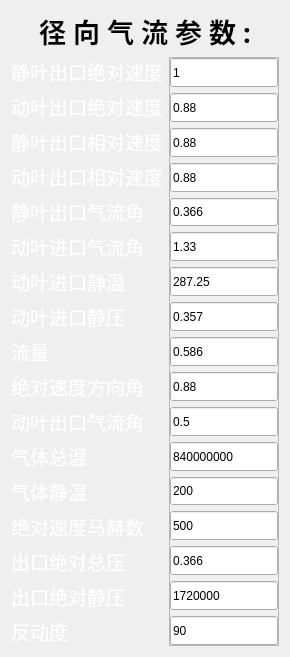
        <widget class="QWidget" name="widget1" native="true">
         <layout class="QVBoxLayout" name="verticalLayout_18">
          <item>
           <widget class="QLabel" name="label_5">
            <property name="maximumSize">
             <size>
              <width>16777215</width>
              <height>16777215</height>
             </size>
            </property>
            <property name="font">
             <font>
              <family>Arial Black</family>
              <pointsize>20</pointsize>
              <weight>75</weight>
              <bold>true</bold>
             </font>
            </property>
            <property name="layoutDirection">
             <enum>Qt::LeftToRight</enum>
            </property>
            <property name="text">
             <string>径 向 气 流 参 数 :</string>
            </property>
            <property name="alignment">
             <set>Qt::AlignCenter</set>
            </property>
           </widget>
          </item>
          <item>
           <layout class="QHBoxLayout" name="horizontalLayout_9">
            <item>
             <layout class="QVBoxLayout" name="verticalLayout_19">
              <property name="bottomMargin">
               <number>0</number>
              </property>
              <item>
               <widget class="QLabel" name="label_yiwei_84">
                <property name="sizePolicy">
                 <sizepolicy hsizetype="Preferred" vsizetype="Expanding">
                  <horstretch>0</horstretch>
                  <verstretch>0</verstretch>
                 </sizepolicy>
                </property>
                <property name="font">
                 <font>
                  <family>Algerian</family>
                  <pointsize>14</pointsize>
                  <weight>50</weight>
                  <bold>false</bold>
                 </font>
                </property>
                <property name="layoutDirection">
                 <enum>Qt::LeftToRight</enum>
                </property>
                <property name="styleSheet">
                 <string notr="true">color: rgb(255, 255, 255);
</string>
                </property>
                <property name="text">
                 <string>&lt;html&gt;&lt;head/&gt;&lt;body&gt;&lt;p&gt;静叶出口绝对速度&lt;/p&gt;&lt;/body&gt;&lt;/html&gt;</string>
                </property>
               </widget>
              </item>
              <item>
               <widget class="QLabel" name="label_yiwei_116">
                <property name="sizePolicy">
                 <sizepolicy hsizetype="Preferred" vsizetype="Expanding">
                  <horstretch>0</horstretch>
                  <verstretch>0</verstretch>
                 </sizepolicy>
                </property>
                <property name="font">
                 <font>
                  <family>Algerian</family>
                  <pointsize>14</pointsize>
                  <weight>50</weight>
                  <bold>false</bold>
                 </font>
                </property>
                <property name="layoutDirection">
                 <enum>Qt::LeftToRight</enum>
                </property>
                <property name="styleSheet">
                 <string notr="true">color: rgb(255, 255, 255);
</string>
                </property>
                <property name="text">
                 <string>&lt;html&gt;&lt;head/&gt;&lt;body&gt;&lt;p&gt;动叶出口绝对速度&lt;/p&gt;&lt;/body&gt;&lt;/html&gt;</string>
                </property>
               </widget>
              </item>
              <item>
               <widget class="QLabel" name="label_yiwei_117">
                <property name="sizePolicy">
                 <sizepolicy hsizetype="Preferred" vsizetype="Expanding">
                  <horstretch>0</horstretch>
                  <verstretch>0</verstretch>
                 </sizepolicy>
                </property>
                <property name="font">
                 <font>
                  <family>Algerian</family>
                  <pointsize>14</pointsize>
                  <weight>50</weight>
                  <bold>false</bold>
                 </font>
                </property>
                <property name="layoutDirection">
                 <enum>Qt::LeftToRight</enum>
                </property>
                <property name="styleSheet">
                 <string notr="true">color: rgb(255, 255, 255);
</string>
                </property>
                <property name="text">
                 <string>&lt;html&gt;&lt;head/&gt;&lt;body&gt;&lt;p&gt;静叶出口相对速度&lt;/p&gt;&lt;/body&gt;&lt;/html&gt;</string>
                </property>
               </widget>
              </item>
              <item>
               <widget class="QLabel" name="label_yiwei_85">
                <property name="sizePolicy">
                 <sizepolicy hsizetype="Preferred" vsizetype="Expanding">
                  <horstretch>0</horstretch>
                  <verstretch>0</verstretch>
                 </sizepolicy>
                </property>
                <property name="font">
                 <font>
                  <family>Algerian</family>
                  <pointsize>14</pointsize>
                  <weight>50</weight>
                  <bold>false</bold>
                 </font>
                </property>
                <property name="layoutDirection">
                 <enum>Qt::LeftToRight</enum>
                </property>
                <property name="styleSheet">
                 <string notr="true">color: rgb(255, 255, 255);
</string>
                </property>
                <property name="text">
                 <string>&lt;html&gt;&lt;head/&gt;&lt;body&gt;&lt;p&gt;动叶出口相对速度&lt;/p&gt;&lt;/body&gt;&lt;/html&gt;</string>
                </property>
               </widget>
              </item>
              <item>
               <widget class="QLabel" name="label_yiwei_86">
                <property name="sizePolicy">
                 <sizepolicy hsizetype="Preferred" vsizetype="Expanding">
                  <horstretch>0</horstretch>
                  <verstretch>0</verstretch>
                 </sizepolicy>
                </property>
                <property name="font">
                 <font>
                  <family>Algerian</family>
                  <pointsize>14</pointsize>
                  <weight>50</weight>
                  <bold>false</bold>
                 </font>
                </property>
                <property name="layoutDirection">
                 <enum>Qt::LeftToRight</enum>
                </property>
                <property name="styleSheet">
                 <string notr="true">color: rgb(255, 255, 255);
</string>
                </property>
                <property name="text">
                 <string>&lt;html&gt;&lt;head/&gt;&lt;body&gt;&lt;p&gt;静叶出口气流角&lt;/p&gt;&lt;/body&gt;&lt;/html&gt;</string>
                </property>
               </widget>
              </item>
              <item>
               <widget class="QLabel" name="label_yiwei_87">
                <property name="sizePolicy">
                 <sizepolicy hsizetype="Preferred" vsizetype="Expanding">
                  <horstretch>0</horstretch>
                  <verstretch>0</verstretch>
                 </sizepolicy>
                </property>
                <property name="font">
                 <font>
                  <family>Algerian</family>
                  <pointsize>14</pointsize>
                  <weight>50</weight>
                  <bold>false</bold>
                 </font>
                </property>
                <property name="layoutDirection">
                 <enum>Qt::LeftToRight</enum>
                </property>
                <property name="styleSheet">
                 <string notr="true">color: rgb(255, 255, 255);
</string>
                </property>
                <property name="text">
                 <string>&lt;html&gt;&lt;head/&gt;&lt;body&gt;&lt;p&gt;动叶进口气流角&lt;/p&gt;&lt;/body&gt;&lt;/html&gt;</string>
                </property>
               </widget>
              </item>
              <item>
               <widget class="QLabel" name="label_yiwei_88">
                <property name="sizePolicy">
                 <sizepolicy hsizetype="Preferred" vsizetype="Expanding">
                  <horstretch>0</horstretch>
                  <verstretch>0</verstretch>
                 </sizepolicy>
                </property>
                <property name="font">
                 <font>
                  <family>Algerian</family>
                  <pointsize>14</pointsize>
                  <weight>50</weight>
                  <bold>false</bold>
                 </font>
                </property>
                <property name="layoutDirection">
                 <enum>Qt::LeftToRight</enum>
                </property>
                <property name="styleSheet">
                 <string notr="true">color: rgb(255, 255, 255);
</string>
                </property>
                <property name="text">
                 <string>&lt;html&gt;&lt;head/&gt;&lt;body&gt;&lt;p&gt;&lt;span style=&quot; font-family:'等线';&quot;&gt;动叶进口静温&lt;/span&gt;&lt;/p&gt;&lt;/body&gt;&lt;/html&gt;</string>
                </property>
               </widget>
              </item>
              <item>
               <widget class="QLabel" name="label_yiwei_89">
                <property name="sizePolicy">
                 <sizepolicy hsizetype="Preferred" vsizetype="Expanding">
                  <horstretch>0</horstretch>
                  <verstretch>0</verstretch>
                 </sizepolicy>
                </property>
                <property name="font">
                 <font>
                  <family>Algerian</family>
                  <pointsize>14</pointsize>
                  <weight>50</weight>
                  <bold>false</bold>
                 </font>
                </property>
                <property name="layoutDirection">
                 <enum>Qt::LeftToRight</enum>
                </property>
                <property name="styleSheet">
                 <string notr="true">color: rgb(255, 255, 255);
</string>
                </property>
                <property name="text">
                 <string>&lt;html&gt;&lt;head/&gt;&lt;body&gt;&lt;p&gt;&lt;span style=&quot; font-family:'等线';&quot;&gt;动叶进口静压&lt;/span&gt;&lt;/p&gt;&lt;/body&gt;&lt;/html&gt;</string>
                </property>
               </widget>
              </item>
              <item>
               <widget class="QLabel" name="label_yiwei_90">
                <property name="sizePolicy">
                 <sizepolicy hsizetype="Preferred" vsizetype="Expanding">
                  <horstretch>0</horstretch>
                  <verstretch>0</verstretch>
                 </sizepolicy>
                </property>
                <property name="font">
                 <font>
                  <family>Algerian</family>
                  <pointsize>14</pointsize>
                  <weight>50</weight>
                  <bold>false</bold>
                 </font>
                </property>
                <property name="layoutDirection">
                 <enum>Qt::LeftToRight</enum>
                </property>
                <property name="styleSheet">
                 <string notr="true">color: rgb(255, 255, 255);
</string>
                </property>
                <property name="text">
                 <string>&lt;html&gt;&lt;head/&gt;&lt;body&gt;&lt;p&gt;流量&lt;/p&gt;&lt;/body&gt;&lt;/html&gt;</string>
                </property>
               </widget>
              </item>
              <item>
               <widget class="QLabel" name="label_yiwei_92">
                <property name="sizePolicy">
                 <sizepolicy hsizetype="Preferred" vsizetype="Expanding">
                  <horstretch>0</horstretch>
                  <verstretch>0</verstretch>
                 </sizepolicy>
                </property>
                <property name="font">
                 <font>
                  <family>Algerian</family>
                  <pointsize>14</pointsize>
                  <weight>50</weight>
                  <bold>false</bold>
                 </font>
                </property>
                <property name="layoutDirection">
                 <enum>Qt::LeftToRight</enum>
                </property>
                <property name="styleSheet">
                 <string notr="true">color: rgb(255, 255, 255);
</string>
                </property>
                <property name="text">
                 <string>&lt;html&gt;&lt;head/&gt;&lt;body&gt;&lt;p&gt;绝对速度方向角&lt;/p&gt;&lt;/body&gt;&lt;/html&gt;</string>
                </property>
               </widget>
              </item>
              <item>
               <widget class="QLabel" name="label_yiwei_93">
                <property name="sizePolicy">
                 <sizepolicy hsizetype="Preferred" vsizetype="Expanding">
                  <horstretch>0</horstretch>
                  <verstretch>0</verstretch>
                 </sizepolicy>
                </property>
                <property name="font">
                 <font>
                  <family>Algerian</family>
                  <pointsize>14</pointsize>
                  <weight>50</weight>
                  <bold>false</bold>
                 </font>
                </property>
                <property name="layoutDirection">
                 <enum>Qt::LeftToRight</enum>
                </property>
                <property name="styleSheet">
                 <string notr="true">color: rgb(255, 255, 255);
</string>
                </property>
                <property name="text">
                 <string>&lt;html&gt;&lt;head/&gt;&lt;body&gt;&lt;p&gt;&lt;span style=&quot; font-family:'等线';&quot;&gt;动叶出口气流角&lt;/span&gt;&lt;/p&gt;&lt;/body&gt;&lt;/html&gt;</string>
                </property>
               </widget>
              </item>
              <item>
               <widget class="QLabel" name="label_yiwei_94">
                <property name="sizePolicy">
                 <sizepolicy hsizetype="Preferred" vsizetype="Expanding">
                  <horstretch>0</horstretch>
                  <verstretch>0</verstretch>
                 </sizepolicy>
                </property>
                <property name="font">
                 <font>
                  <family>Algerian</family>
                  <pointsize>14</pointsize>
                  <weight>50</weight>
                  <bold>false</bold>
                 </font>
                </property>
                <property name="layoutDirection">
                 <enum>Qt::LeftToRight</enum>
                </property>
                <property name="styleSheet">
                 <string notr="true">color: rgb(255, 255, 255);
</string>
                </property>
                <property name="text">
                 <string>&lt;html&gt;&lt;head/&gt;&lt;body&gt;&lt;p&gt;气体总温&lt;/p&gt;&lt;/body&gt;&lt;/html&gt;</string>
                </property>
               </widget>
              </item>
              <item>
               <widget class="QLabel" name="label_yiwei_95">
                <property name="sizePolicy">
                 <sizepolicy hsizetype="Preferred" vsizetype="Expanding">
                  <horstretch>0</horstretch>
                  <verstretch>0</verstretch>
                 </sizepolicy>
                </property>
                <property name="font">
                 <font>
                  <family>Algerian</family>
                  <pointsize>14</pointsize>
                  <weight>50</weight>
                  <bold>false</bold>
                 </font>
                </property>
                <property name="layoutDirection">
                 <enum>Qt::LeftToRight</enum>
                </property>
                <property name="styleSheet">
                 <string notr="true">color: rgb(255, 255, 255);
</string>
                </property>
                <property name="text">
                 <string>&lt;html&gt;&lt;head/&gt;&lt;body&gt;&lt;p&gt;气体静温&lt;/p&gt;&lt;/body&gt;&lt;/html&gt;</string>
                </property>
               </widget>
              </item>
              <item>
               <widget class="QLabel" name="label_yiwei_96">
                <property name="sizePolicy">
                 <sizepolicy hsizetype="Preferred" vsizetype="Expanding">
                  <horstretch>0</horstretch>
                  <verstretch>0</verstretch>
                 </sizepolicy>
                </property>
                <property name="font">
                 <font>
                  <family>Algerian</family>
                  <pointsize>14</pointsize>
                  <weight>50</weight>
                  <bold>false</bold>
                 </font>
                </property>
                <property name="layoutDirection">
                 <enum>Qt::LeftToRight</enum>
                </property>
                <property name="styleSheet">
                 <string notr="true">color: rgb(255, 255, 255);
</string>
                </property>
                <property name="text">
                 <string>&lt;html&gt;&lt;head/&gt;&lt;body&gt;&lt;p&gt;绝对速度马赫数&lt;/p&gt;&lt;/body&gt;&lt;/html&gt;</string>
                </property>
               </widget>
              </item>
              <item>
               <widget class="QLabel" name="label_yiwei_97">
                <property name="sizePolicy">
                 <sizepolicy hsizetype="Preferred" vsizetype="Expanding">
                  <horstretch>0</horstretch>
                  <verstretch>0</verstretch>
                 </sizepolicy>
                </property>
                <property name="font">
                 <font>
                  <family>Algerian</family>
                  <pointsize>14</pointsize>
                  <weight>50</weight>
                  <bold>false</bold>
                 </font>
                </property>
                <property name="layoutDirection">
                 <enum>Qt::LeftToRight</enum>
                </property>
                <property name="styleSheet">
                 <string notr="true">color: rgb(255, 255, 255);
</string>
                </property>
                <property name="text">
                 <string>&lt;html&gt;&lt;head/&gt;&lt;body&gt;&lt;p&gt;出口绝对总压&lt;/p&gt;&lt;/body&gt;&lt;/html&gt;</string>
                </property>
               </widget>
              </item>
              <item>
               <widget class="QLabel" name="label_yiwei_98">
                <property name="sizePolicy">
                 <sizepolicy hsizetype="Preferred" vsizetype="Expanding">
                  <horstretch>0</horstretch>
                  <verstretch>0</verstretch>
                 </sizepolicy>
                </property>
                <property name="font">
                 <font>
                  <family>Algerian</family>
                  <pointsize>14</pointsize>
                  <weight>50</weight>
                  <bold>false</bold>
                 </font>
                </property>
                <property name="layoutDirection">
                 <enum>Qt::LeftToRight</enum>
                </property>
                <property name="styleSheet">
                 <string notr="true">color: rgb(255, 255, 255);
</string>
                </property>
                <property name="text">
                 <string>&lt;html&gt;&lt;head/&gt;&lt;body&gt;&lt;p&gt;出口绝对静压&lt;/p&gt;&lt;/body&gt;&lt;/html&gt;</string>
                </property>
               </widget>
              </item>
              <item>
               <widget class="QLabel" name="label_yiwei_99">
                <property name="sizePolicy">
                 <sizepolicy hsizetype="Preferred" vsizetype="Expanding">
                  <horstretch>0</horstretch>
                  <verstretch>0</verstretch>
                 </sizepolicy>
                </property>
                <property name="font">
                 <font>
                  <family>Algerian</family>
                  <pointsize>14</pointsize>
                  <weight>50</weight>
                  <bold>false</bold>
                 </font>
                </property>
                <property name="layoutDirection">
                 <enum>Qt::LeftToRight</enum>
                </property>
                <property name="styleSheet">
                 <string notr="true">color: rgb(255, 255, 255);
</string>
                </property>
                <property name="text">
                 <string>&lt;html&gt;&lt;head/&gt;&lt;body&gt;&lt;p&gt;&lt;span style=&quot; font-family:'Calibri','宋体';&quot;&gt;反动度&lt;/span&gt;&lt;/p&gt;&lt;/body&gt;&lt;/html&gt;</string>
                </property>
               </widget>
              </item>
             </layout>
            </item>
            <item>
             <widget class="QFrame" name="frame_4">
              <property name="frameShape">
               <enum>QFrame::StyledPanel</enum>
              </property>
              <property name="frameShadow">
               <enum>QFrame::Raised</enum>
              </property>
              <layout class="QVBoxLayout" name="verticalLayout_7">
               <property name="leftMargin">
                <number>0</number>
               </property>
               <property name="topMargin">
                <number>0</number>
               </property>
               <property name="rightMargin">
                <number>0</number>
               </property>
               <property name="bottomMargin">
                <number>0</number>
               </property>
               <item>
                <widget class="QLineEdit" name="lineEdit_G_12">
                 <property name="sizePolicy">
                  <sizepolicy hsizetype="Expanding" vsizetype="Expanding">
                   <horstretch>0</horstretch>
                   <verstretch>0</verstretch>
                  </sizepolicy>
                 </property>
                 <property name="minimumSize">
                  <size>
                   <width>0</width>
                   <height>0</height>
                  </size>
                 </property>
                 <property name="maximumSize">
                  <size>
                   <width>16777215</width>
                   <height>16777215</height>
                  </size>
                 </property>
                 <property name="text">
                  <string>1</string>
                 </property>
                </widget>
               </item>
               <item>
                <widget class="QLineEdit" name="lineEdit_Eff_19">
                 <property name="sizePolicy">
                  <sizepolicy hsizetype="Preferred" vsizetype="Expanding">
                   <horstretch>0</horstretch>
                   <verstretch>0</verstretch>
                  </sizepolicy>
                 </property>
                 <property name="text">
                  <string>0.88</string>
                 </property>
                </widget>
               </item>
               <item>
                <widget class="QLineEdit" name="lineEdit_Eff_20">
                 <property name="sizePolicy">
                  <sizepolicy hsizetype="Preferred" vsizetype="Expanding">
                   <horstretch>0</horstretch>
                   <verstretch>0</verstretch>
                  </sizepolicy>
                 </property>
                 <property name="text">
                  <string>0.88</string>
                 </property>
                </widget>
               </item>
               <item>
                <widget class="QLineEdit" name="lineEdit_Eff_17">
                 <property name="sizePolicy">
                  <sizepolicy hsizetype="Preferred" vsizetype="Expanding">
                   <horstretch>0</horstretch>
                   <verstretch>0</verstretch>
                  </sizepolicy>
                 </property>
                 <property name="text">
                  <string>0.88</string>
                 </property>
                </widget>
               </item>
               <item>
                <widget class="QLineEdit" name="lineEdit_Maz_17">
                 <property name="sizePolicy">
                  <sizepolicy hsizetype="Expanding" vsizetype="Expanding">
                   <horstretch>0</horstretch>
                   <verstretch>0</verstretch>
                  </sizepolicy>
                 </property>
                 <property name="text">
                  <string>0.366</string>
                 </property>
                </widget>
               </item>
               <item>
                <widget class="QLineEdit" name="lineEdit_k_8">
                 <property name="sizePolicy">
                  <sizepolicy hsizetype="Expanding" vsizetype="Expanding">
                   <horstretch>0</horstretch>
                   <verstretch>0</verstretch>
                  </sizepolicy>
                 </property>
                 <property name="minimumSize">
                  <size>
                   <width>0</width>
                   <height>0</height>
                  </size>
                 </property>
                 <property name="text">
                  <string>1.33</string>
                 </property>
                </widget>
               </item>
               <item>
                <widget class="QLineEdit" name="lineEdit_R_8">
                 <property name="sizePolicy">
                  <sizepolicy hsizetype="Expanding" vsizetype="Expanding">
                   <horstretch>0</horstretch>
                   <verstretch>0</verstretch>
                  </sizepolicy>
                 </property>
                 <property name="text">
                  <string>287.25</string>
                 </property>
                </widget>
               </item>
               <item>
                <widget class="QLineEdit" name="lineEdit_omaga_12">
                 <property name="sizePolicy">
                  <sizepolicy hsizetype="Expanding" vsizetype="Expanding">
                   <horstretch>0</horstretch>
                   <verstretch>0</verstretch>
                  </sizepolicy>
                 </property>
                 <property name="text">
                  <string>0.357</string>
                 </property>
                </widget>
               </item>
               <item>
                <widget class="QLineEdit" name="lineEdit_xaz_12">
                 <property name="sizePolicy">
                  <sizepolicy hsizetype="Expanding" vsizetype="Expanding">
                   <horstretch>0</horstretch>
                   <verstretch>0</verstretch>
                  </sizepolicy>
                 </property>
                 <property name="text">
                  <string>0.586</string>
                 </property>
                </widget>
               </item>
               <item>
                <widget class="QLineEdit" name="lineEdit_Eff_18">
                 <property name="sizePolicy">
                  <sizepolicy hsizetype="Expanding" vsizetype="Expanding">
                   <horstretch>0</horstretch>
                   <verstretch>0</verstretch>
                  </sizepolicy>
                 </property>
                 <property name="text">
                  <string>0.88</string>
                 </property>
                </widget>
               </item>
               <item>
                <widget class="QLineEdit" name="lineEdit_faiz_8">
                 <property name="sizePolicy">
                  <sizepolicy hsizetype="Expanding" vsizetype="Expanding">
                   <horstretch>0</horstretch>
                   <verstretch>0</verstretch>
                  </sizepolicy>
                 </property>
                 <property name="text">
                  <string>0.5</string>
                 </property>
                </widget>
               </item>
               <item>
                <widget class="QLineEdit" name="lineEdit_rouz_8">
                 <property name="sizePolicy">
                  <sizepolicy hsizetype="Expanding" vsizetype="Expanding">
                   <horstretch>0</horstretch>
                   <verstretch>0</verstretch>
                  </sizepolicy>
                 </property>
                 <property name="text">
                  <string>840000000</string>
                 </property>
                </widget>
               </item>
               <item>
                <widget class="QLineEdit" name="lineEdit_taoz_8">
                 <property name="sizePolicy">
                  <sizepolicy hsizetype="Expanding" vsizetype="Expanding">
                   <horstretch>0</horstretch>
                   <verstretch>0</verstretch>
                  </sizepolicy>
                 </property>
                 <property name="minimumSize">
                  <size>
                   <width>0</width>
                   <height>0</height>
                  </size>
                 </property>
                 <property name="text">
                  <string>200</string>
                 </property>
                </widget>
               </item>
               <item>
                <widget class="QLineEdit" name="lineEdit_fRz_z_8">
                 <property name="sizePolicy">
                  <sizepolicy hsizetype="Expanding" vsizetype="Expanding">
                   <horstretch>0</horstretch>
                   <verstretch>0</verstretch>
                  </sizepolicy>
                 </property>
                 <property name="text">
                  <string>500</string>
                 </property>
                </widget>
               </item>
               <item>
                <widget class="QLineEdit" name="lineEdit_Maz_18">
                 <property name="sizePolicy">
                  <sizepolicy hsizetype="Expanding" vsizetype="Expanding">
                   <horstretch>0</horstretch>
                   <verstretch>0</verstretch>
                  </sizepolicy>
                 </property>
                 <property name="text">
                  <string>0.366</string>
                 </property>
                </widget>
               </item>
               <item>
                <widget class="QLineEdit" name="lineEdit_pt0_8">
                 <property name="sizePolicy">
                  <sizepolicy hsizetype="Expanding" vsizetype="Expanding">
                   <horstretch>0</horstretch>
                   <verstretch>0</verstretch>
                  </sizepolicy>
                 </property>
                 <property name="text">
                  <string>1720000</string>
                 </property>
                </widget>
               </item>
               <item>
                <widget class="QLineEdit" name="lineEdit_alph2z_18">
                 <property name="sizePolicy">
                  <sizepolicy hsizetype="Expanding" vsizetype="Expanding">
                   <horstretch>0</horstretch>
                   <verstretch>0</verstretch>
                  </sizepolicy>
                 </property>
                 <property name="text">
                  <string>90</string>
                 </property>
                </widget>
               </item>
              </layout>
             </widget>
            </item>
           </layout>
          </item>
         </layout>
        </widget>
